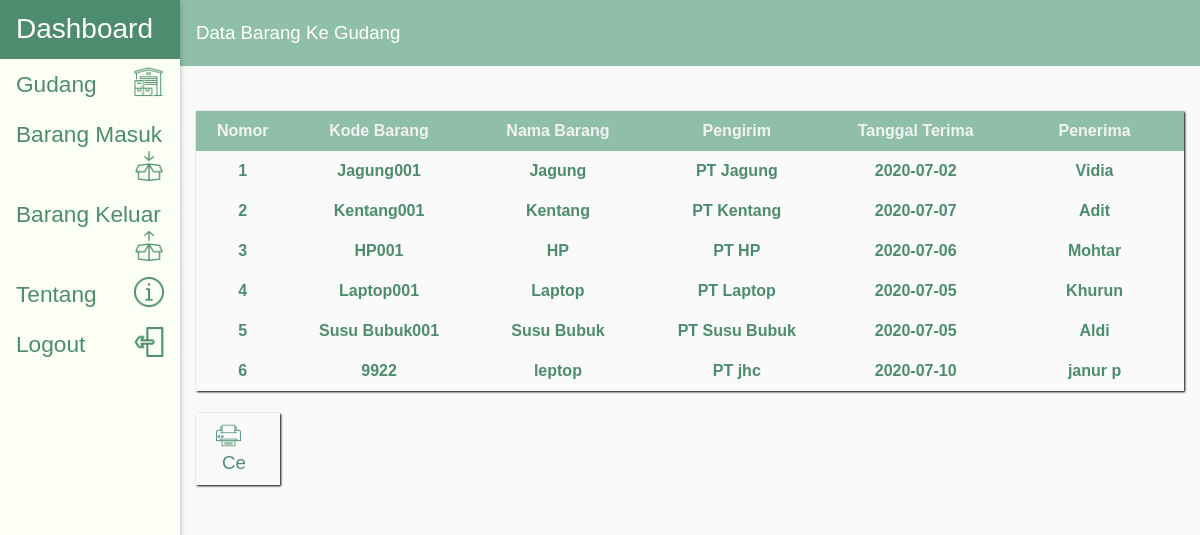
/gudang.php, run on the app's committed database.
### tables this page shows
CREATE TABLE `gudang` (
  `id` int(11) NOT NULL,
  `kode_barang` varchar(30) NOT NULL,
  `nama_barang` varchar(20) NOT NULL,
  `pengirim` varchar(50) NOT NULL,
  `tanggal_terima` date NOT NULL,
  `penerima` varchar(20) NOT NULL
);

### function.php (called while the page is built, shortened)
<?php
$koneksi = mysqli_connect("localhost","root","","db_gudang");
function query($query){
	global $koneksi;
	$res = mysqli_query($koneksi, $query);
	$rows = [];
	while($row = mysqli_fetch_assoc($res)){
		$rows[] = $row;
	}
	return $rows;
}
?>

### gudang.php (the view, shortened to what this page needs)
<?php
include 'function.php';
$ambil = query("SELECT * FROM gudang");
 ?>
<!DOCTYPE html>
<html>
<head>
	<link rel="stylesheet" type="text/css" href="css/w3.css">
	<link rel="stylesheet" type="text/css" href="css/table.css">
	<link rel="stylesheet" type="text/css" href="css/side.css">
</head>
<body>
<div class="w3-sidebar w3-bar-block w3-card" id="side">
  <a href="index.php" class="w3-bar-item" id="dashboard">Dashboard</a>
  <a href="gudang.php" class="w3-bar-item w3-button" id="sidelink">Gudang<img src="icon/gudang2.png" class="iconside"></a>
  <a href="barangmasuk.php" class="w3-bar-item w3-button" id="sidelink">Barang Masuk<img src="icon/masuk2.png" class="iconside"></a>
  <a href="barangkeluar.php" class="w3-bar-item w3-button" id="sidelink">Barang Keluar<img src="icon/keluar2.png" class="iconside"></a>
  <a href="tentang.php" class="w3-bar-item w3-button" id="sidelink">Tentang<img src="icon/info2.png" class="iconside"></a>
  <a href="logout.php" class="w3-bar-item w3-button" id="sidelink" onclick = "return confirm('Anda Yakin Ingin Keluar?');">Logout<img src="icon/logout.png" class="iconside"></a>
</div>
<div style="margin-left:15%">
<div class="w3-container" id="titlebar">
	<p>Data Barang Ke Gudang</p>
</div>
<br>
<div class="w3-container">
		<br>
		<div id="print">
		<table class="table">
		<tr class="judul">
			<td width="5%">Nomor</td>
			<td width="10%">Kode Barang</td>
			<td width="10%">Nama Barang</td>
			<td width="10%">Pengirim</td>
			<td width="10%">Tanggal Terima</td>
			<td width="10%">Penerima</td>
		</tr>
		<?php $i = 1; ?>
		<?php foreach ($ambil as $row): ?>
		<tr class="isi">
			<td><?php echo $i; ?></td>
			<td><?php echo $row["kode_barang"] ?></td>
			<td><?php echo $row["nama_barang"] ?></td>
			<td><?php echo $row["pengirim"] ?></td>
			<td><?php echo $row["tanggal_terima"] ?></td>
			<td><?php echo $row["penerima"] ?></td>
		</tr>
		<?php $i++; ?>
		<?php endforeach; ?>
	</table>
	<br>
	</div>
	<div class="btnprint">
		<img src="icon/print.png" width="25px">
		<input type='submit' class="print" value='Cetak' onclick='printDiv("print");'>
	</div>
	<br>
</div>
</div>
</body>
</html>

### css/w3.css (style rules this page uses)
*,*:before,*:after { box-sizing:inherit }
html { -ms-text-size-adjust:100%;-webkit-text-size-adjust:100% }
body { margin:0 }
a { background-color:transparent }
img { border-style:none }
button,input,select,textarea,optgroup { font:inherit;margin:0 }
button,input { overflow:visible }
button,[type=button],[type=reset],[type=submit] { -webkit-appearance:button }
html,body { font-family:Verdana,sans-serif;font-size:15px;line-height:1.5 }
html { overflow-x:hidden }
img { vertical-align:middle }
a { color:inherit }
.w3-btn,.w3-button { border:none;display:inline-block;padding:8px 16px;vertical-align:middle;overflow:hidden;text-decoration:none;color:inherit;background-color:inherit;text-align:center;cursor:pointer;white-space:nowrap }
.w3-btn,.w3-button { -webkit-touch-callout:none;-webkit-user-select:none;-khtml-user-select:none;-moz-user-select:none;-ms-user-select:none;user-select:none }
.w3-sidebar { height:100%;width:200px;background-color:#fff;position:fixed!important;z-index:1;overflow:auto }
.w3-bar-block .w3-bar-item { width:100%;display:block;padding:8px 16px;text-align:left;border:none;white-space:normal;float:none;outline:0 }
.w3-container:after,.w3-container:before,.w3-panel:after,.w3-panel:before,.w3-row:after,.w3-row:before,.w3-row-padding:after,.w3-row-padding:before, .w3-cell-row:before,.w3-cell-row:after,.w3-clear:after,.w3-clear:before,.w3-bar:before,.w3-bar:after { content:"";display:table;clear:both }
.w3-container,.w3-panel { padding:0.01em 16px }
.w3-card,.w3-card-2 { box-shadow:0 2px 5px 0 rgba(0,0,0,0.16),0 2px 10px 0 rgba(0,0,0,0.12) }

### css/table.css (style rules this page uses)
.table { width: 100%; border-collapse: collapse; font-size: 12pt; font-weight: bold; box-shadow: 1px 1px 2px; }
td { text-align: center; height: 40px; }
.judul { background-color: #8FBFA9; color: #F2F2F2; }
.isi { color: #4D8C6F; }

### css/side.css (style rules this page uses)
body { font-family: sans-serif; background: #FAFAFA; }
#side { width:15%; background-color: #FCFFF5; }
#dashboard { height: 7.4%; background-color: #4D8C6F; text-decoration: none; font-size: 21pt; color: #FFFFFF; }
#sidelink { font-size: 17pt; color: #4D8C6F; display: inline-block; }
#titlebar { font-size: 14pt; color: #FFFFFF; background-color:#8FBFA9; }
.iconside { float: right; width: 30px; }
.btnprint { background: #FAFAFA; font-size: 14pt; width: 8.5%; padding: 7px 20px; box-shadow: 1px 1px 2px #000; cursor: pointer; text-decoration: none; }
.print { border: none; background: #FAFAFA; cursor: pointer; width: 67%; color: #4D8C6F; }

### data on the page
gudang: kode_barang "Jagung001", nama_barang "Jagung", pengirim "PT Jagung", tanggal_terima "2020-07-02", penerima "Vidia"
gudang: kode_barang "Kentang001", nama_barang "Kentang", pengirim "PT Kentang", tanggal_terima "2020-07-07", penerima "Adit"
gudang: kode_barang "HP001", nama_barang "HP", pengirim "PT HP", tanggal_terima "2020-07-06", penerima "Mohtar"
gudang: kode_barang "Laptop001", nama_barang "Laptop", pengirim "PT Laptop", tanggal_terima "2020-07-05", penerima "Khurun"
gudang: kode_barang "Susu Bubuk001", nama_barang "Susu Bubuk", pengirim "PT Susu Bubuk", tanggal_terima "2020-07-05", penerima "Aldi"
gudang: kode_barang "9922", nama_barang "leptop", pengirim "PT jhc", tanggal_terima "2020-07-10", penerima "janur p"
